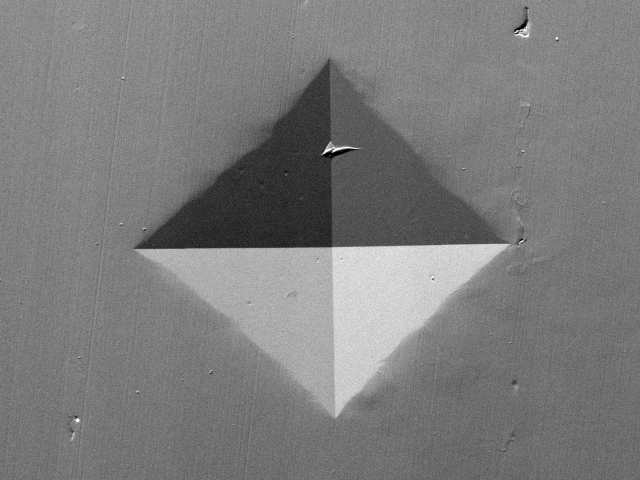
#> input picture calibrado/0_4-T.BMP, 1280 x 960 px (shown at 1/2 size)
$ python 'por probarcon alineacion.py'
#> lines starting #> are read from the running program, lines starting #| are printed output that depends on the picture
import matplotlib
from mpl_toolkits.mplot3d import Axes3D
matplotlib.use('TkAgg')

import numpy as np
import matplotlib.pyplot as plt
from skimage import io, exposure
from skimage.transform import resize
from skimage.util import img_as_float
from skimage.transform import resize
from mpl_toolkits.mplot3d import Axes3D

def cargar_imagen(path):
    """ Carga y normaliza una imagen """
    img = img_as_float(io.imread(path, as_gray=True))
    img = exposure.equalize_hist(img)  # Normalización del histograma
    return resize(img, (512, 512))  # Asegurar que todas las imágenes tengan el mismo tamaño

def generar_mapa_disparidad(img1, img2):
    """ Generar un mapa de disparidad simple (placeholder) """
    # Este código es un ejemplo y no realizará un cálculo real de disparidad
    return np.abs(img1 - img2)

def reconstruir_superficie(disparidades):
    """ Integrar disparidades para reconstruir la superficie 3D """
    # Sumar las disparidades ponderadas (placeholder)
    return sum(disparidades) / len(disparidades)

def visualizar_modelo_3d(superficie):
    """ Visualizar el modelo 3D de la superficie """
    fig = plt.figure()
    ax = fig.add_subplot(111, projection='3d')
    X, Y = np.meshgrid(np.arange(superficie.shape[0]), np.arange(superficie.shape[1]))
    ax.plot_surface(X, Y, superficie, cmap='viridis')
    plt.show()

# Rutas de ejemplo a las imágenes
paths = ['calibrado/0_4-T.BMP','calibrado/0_4-B.BMP','calibrado/0_4-L.BMP',
         'calibrado/0_4-R.BMP']

# img_rutas = {'top': 'imagenes/SENOS1-T.BMP', 'bottom': 'imagenes/SENOS1-B.BMP', 'left': 'imagenes/SENOS1-L.BMP',
#              'right': 'imagenes/SENOS1-R.BMP', 'textura': 'imagenes/SENOS1-S.BMP'}

imagenes = [cargar_imagen(path) for path in paths]
#> call 2 of cargar_imagen, with path = 'calibrado/0_4-B.BMP'
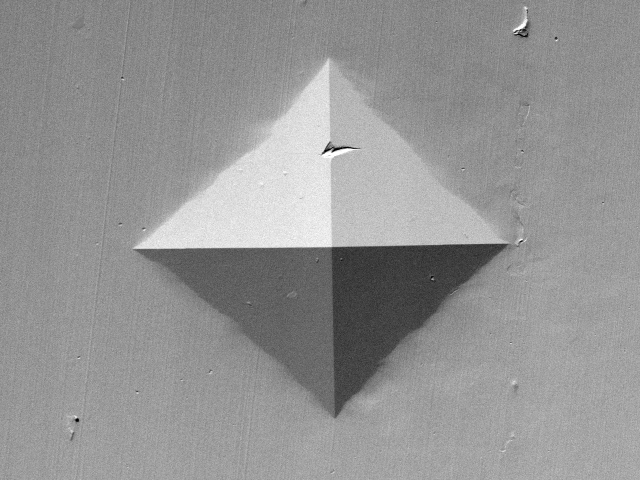
#> input picture calibrado/0_4-B.BMP, 1280 x 960 px (shown at 1/2 size)
#> call 3 of cargar_imagen, with path = 'calibrado/0_4-L.BMP'
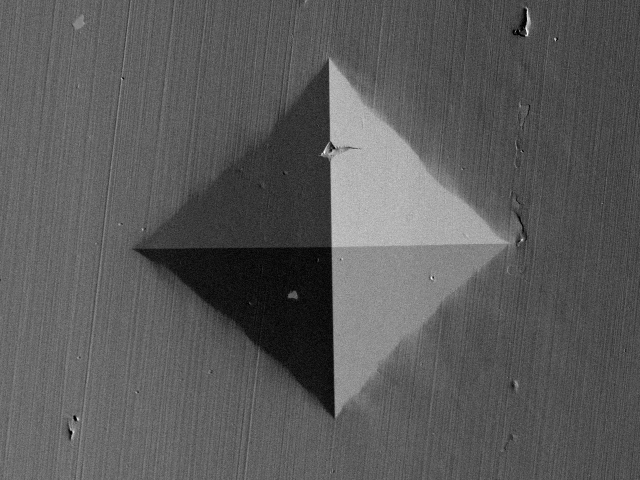
#> input picture calibrado/0_4-L.BMP, 1280 x 960 px (shown at 1/2 size)
#> call 4 of cargar_imagen, with path = 'calibrado/0_4-R.BMP'
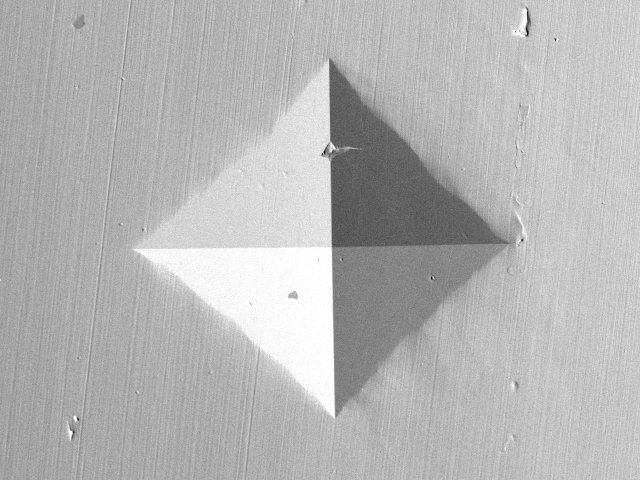
#> input picture calibrado/0_4-R.BMP, 1280 x 960 px (shown at 1/2 size)
#> in cargar_imagen (call 4), `return resize(img, (512, 512))`:
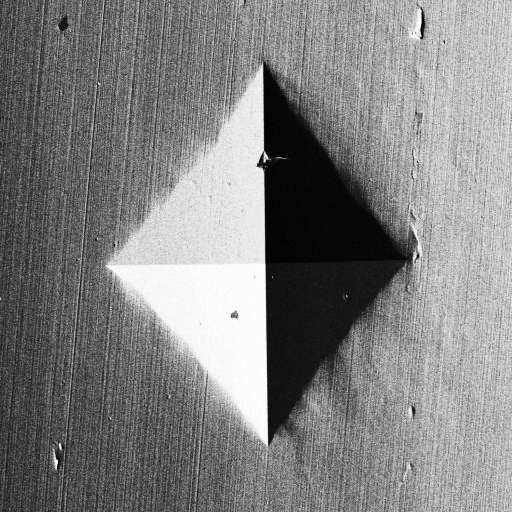
#> returned value: shape (512, 512) float64; min 0.00347, max 1, mean 0.508
#> imagenes = 4 items

# Generar mapas de disparidad
disparidades = [generar_mapa_disparidad(imagenes[i], imagenes[(i+1) % 4]) for i in range(4)]
#> in generar_mapa_disparidad (call 4), `return np.abs(img1 - img2)`:
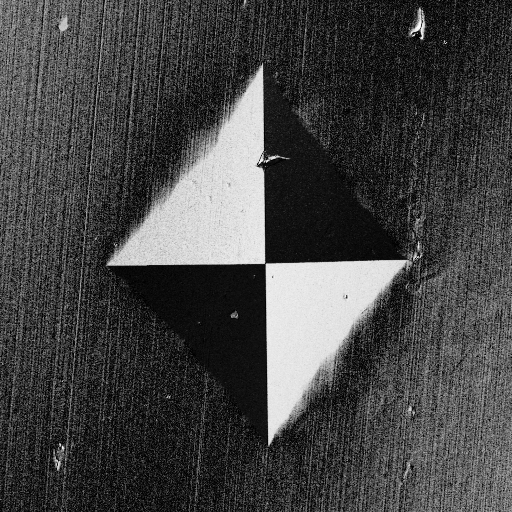
#> returned value: shape (512, 512) float64; min 3.7e-07, max 0.999, mean 0.272
#> disparidades = 4 items

# Reconstruir la superficie 3D
superficie_3d = reconstruir_superficie(disparidades)

# Visualizar el modelo 3D
visualizar_modelo_3d(superficie_3d)
#> in visualizar_modelo_3d, `ax.plot_surface(X, Y, superficie, cmap='viridis')`:
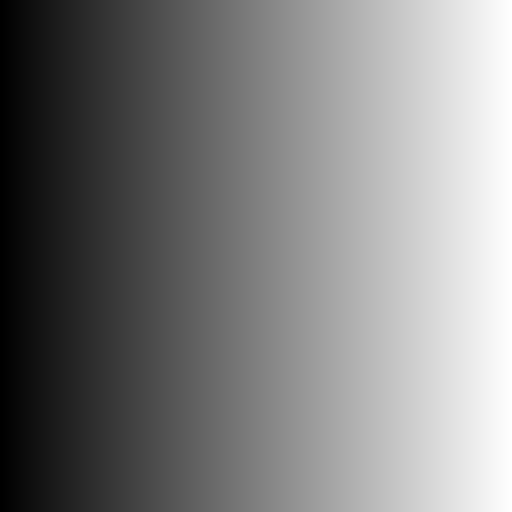
#> X: shape (512, 512) int64; min 0, max 511, mean 255.5; drawn with min black and max white
#> in visualizar_modelo_3d, `plt.show()`:
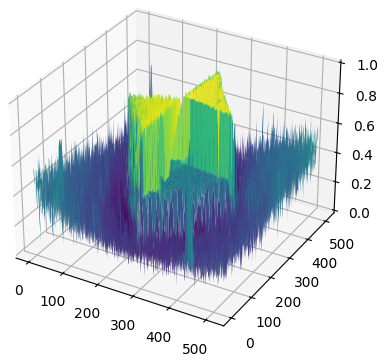
#> figure drawn by matplotlib, 1 panel
